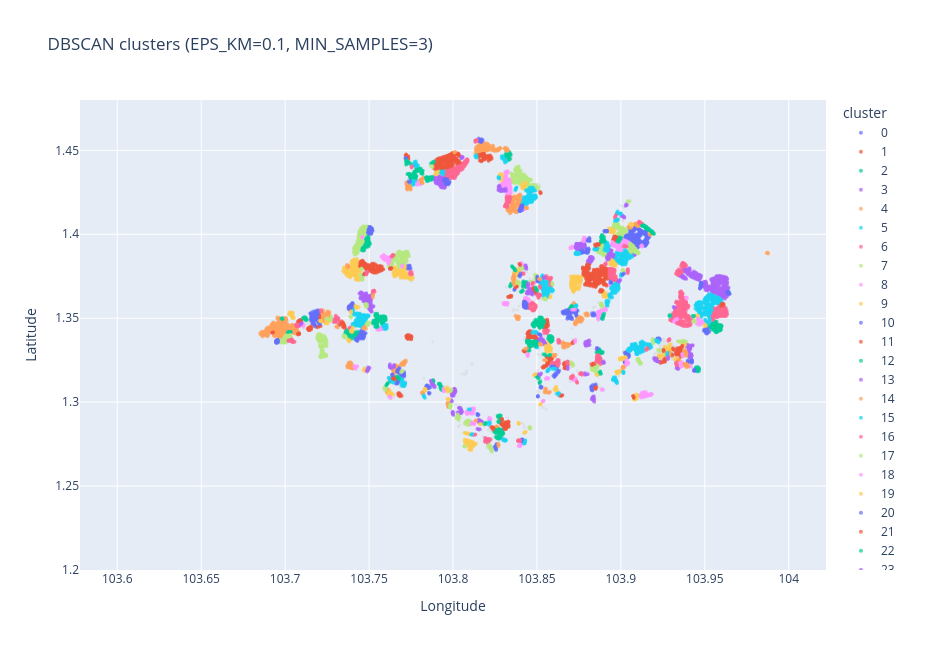
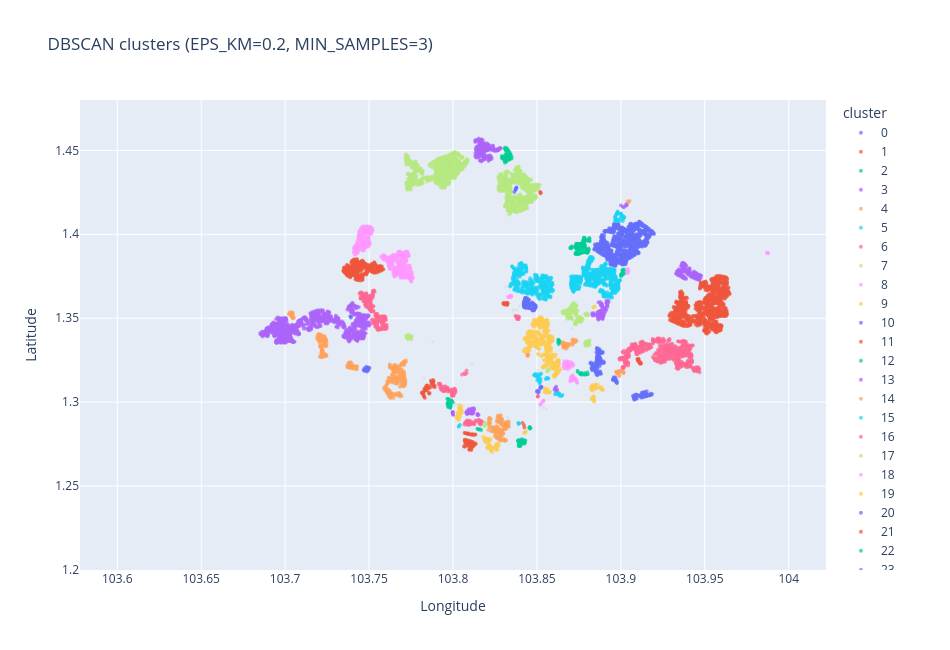
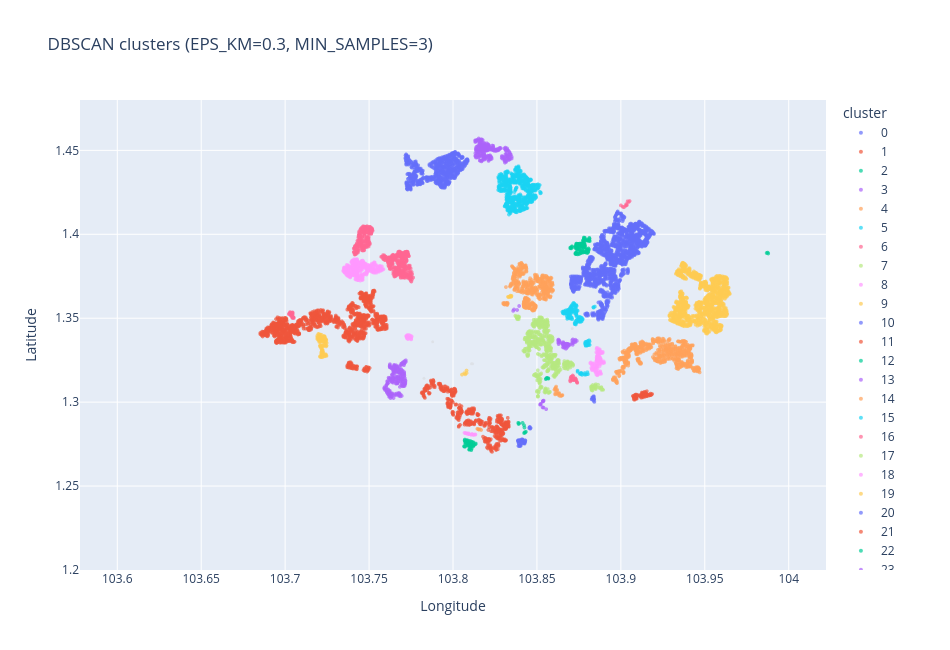
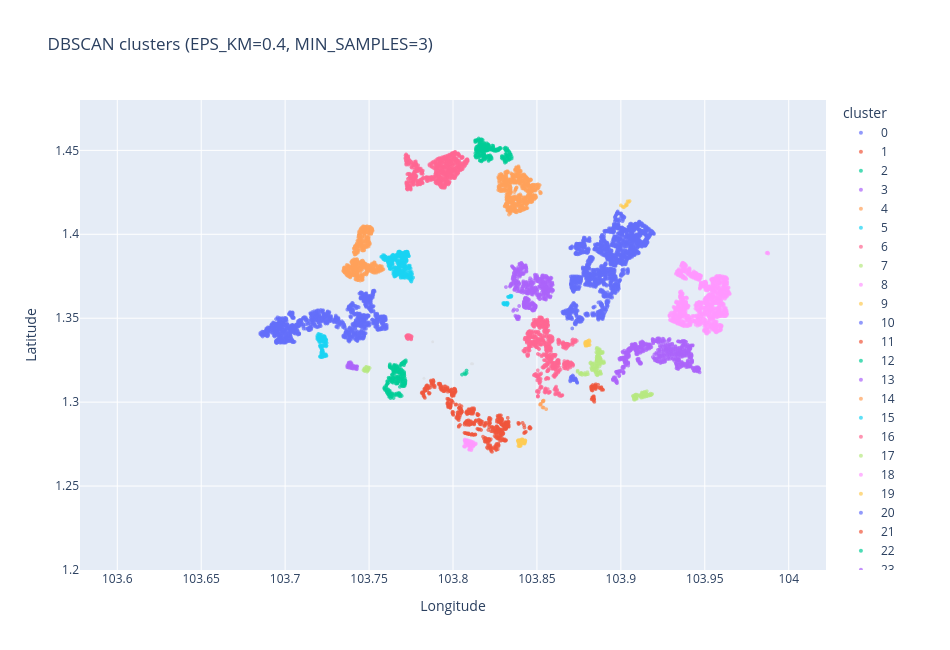

Here is the notebook cell these charts were saved with, in order:
### Code cell
params = list(np.linspace(0.1,0.5,num=5))
print(params)
MIN_SAMPLES = 3
for eps in params:
    EPS_KM = round(eps, 1)
    print('=================================================')
    # Try loading DBScan object
    try:
        print(f'Loading DBScan object found for EPS = {EPS_KM}km...')
        coords_rad = np.radians(train_house[["LATITUDE", "LONGITUDE"]].to_numpy())
        db = joblib.load(f'{DBSCAN_PATH}/eps_{int(EPS_KM*1000)}m.pkl')

    except:
        print(f'No DBScan object found for EPS = {EPS_KM}km, training')
        eps_radians = EPS_KM / EARTH_RADIUS_KM
        coords_rad = np.radians(train_house[["LATITUDE", "LONGITUDE"]].to_numpy())
        db = DBSCAN(
            eps=eps_radians,
            min_samples=MIN_SAMPLES,
            metric="haversine",
            algorithm="ball_tree",
        )
    train_house["dbscan_cluster"] = db.fit_predict(coords_rad)

    # Summary of clustering result
    labels = train_house["dbscan_cluster"]
    n_clusters = labels[labels != -1].nunique()
    n_noise = int((labels == -1).sum())

    print(f"EPS_KM = {EPS_KM}, MIN_SAMPLES = {MIN_SAMPLES}")
    print(f"Clusters found : {n_clusters}")
    print(f"Noise points   : {n_noise:,} ({n_noise / len(train_house):.1%})")
    # print("\nTop cluster sizes:")
    # display(labels[labels != -1].value_counts().head(10))

    # Full clustering (all clusters coloured)
    fig = plot_house_clusters(
        train_house[["LATITUDE", "LONGITUDE"]],
        train_house["dbscan_cluster"],
        title=f"DBSCAN clusters (EPS_KM={EPS_KM}, MIN_SAMPLES={MIN_SAMPLES})",
    )
    fig.show()
    # joblib.dump(db, f'{DBSCAN_PATH}/eps_{int(EPS_KM*1000)}m.pkl')
